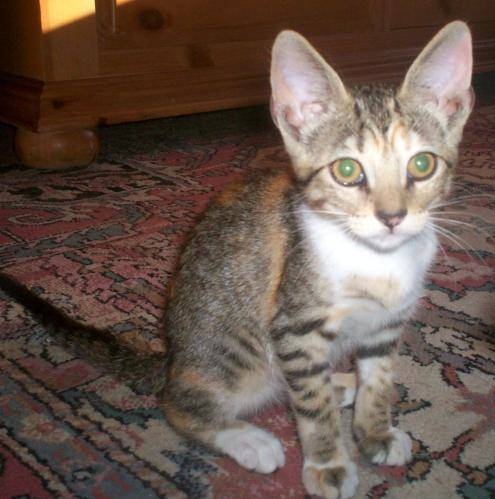
#> input picture Lab/chapter13_deep_learning/cat.7.jpg, 495 x 499 px
$ jupyter execute chapter13_conv.ipynb
#> lines starting #> are read from the running program, lines starting #| are printed output that depends on the picture
[cell 1]
from scipy.signal import convolve2d
import numpy as np
import cv2
from matplotlib import pyplot as plt

image = cv2.imread('cat.7.jpg')
#> image is the input picture: shape (499, 495, 3); mean B, G, R 77.8, 87.4, 104.9

# 轉換圖像為灰階
image = cv2.cvtColor(image, cv2.COLOR_BGR2GRAY)
#> image: shape (499, 495)

#顯示卷積前後的差異
def show_differences(kernel):
    convolved = convolve2d(image, kernel)
    fig = plt.figure(figsize=(15, 15))
    plt.subplot(121)
    plt.title('Original image')
    plt.axis('off')
    plt.imshow(image, cmap='gray')

    plt.subplot(122)
    plt.title('Convolved image')
    plt.axis('off')
    plt.imshow(convolved, cmap='gray')
    return convolved

#卷積核1,box blur(盒型模糊)通常用於去噪音
kernel = np.array([[1, 1, 1], [1, 1, 1], [1, 1, 1]])/9
dx = show_differences(kernel)

#output = show_differences(kernel)
plt.show()
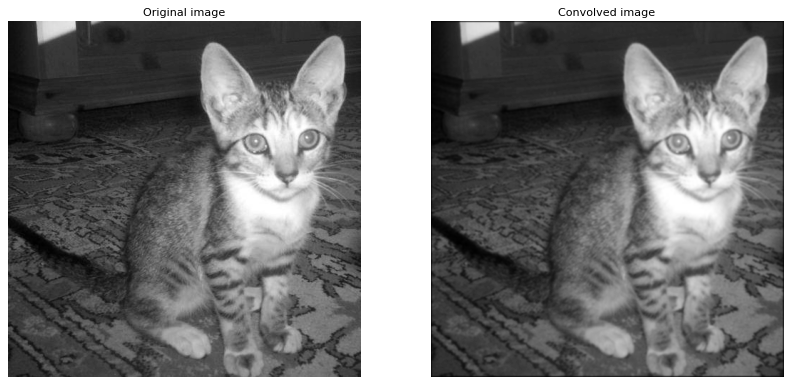
#> figure drawn by matplotlib, 2 panels

[cell 2]
fig = plt.figure(figsize=(15, 15))
plt.subplot(121)
plt.title('Convolved image')
plt.axis('off')
plt.imshow(dx, cmap='gray')

dx_relu=np.maximum(dx,0)
plt.subplot(122)
plt.title('Convolved_ReLU image')
plt.axis('off')
plt.imshow(dx_relu, cmap='gray')
plt.show()

[cell 3]
def pooling(inputMap,poolSize=3,poolStride=2,mode='max'):
#> called with poolSize = 3, poolStride = 2, mode = 'max'
    in_row,in_col = np.shape(inputMap)
#> in_row = 501; in_col = 497
    out_row,out_col = int(np.floor(in_row/poolStride)),int(np.floor(in_col/poolStride))
#> out_row = 250; out_col = 248
    row_remainder,col_remainder = np.mod(in_row,poolStride),np.mod(in_col,poolStride)
#> row_remainder = 1; col_remainder = 1
    if row_remainder != 0:
        out_row +=1
#> out_row = 251
    if col_remainder != 0:
        out_col +=1
#> out_col = 249
    outputMap = np.zeros((out_row,out_col))

    temp_map = np.lib.pad(inputMap, ((0,poolSize-row_remainder),(0,poolSize-col_remainder)), 'edge')

    for r_idx in range(0,out_row):
        for c_idx in range(0,out_col):
            startX = c_idx * poolStride
            startY = r_idx * poolStride
            poolField = temp_map[startY:startY + poolSize, startX:startX + poolSize]
            poolOut = np.max(poolField)
            outputMap[r_idx,c_idx] = poolOut
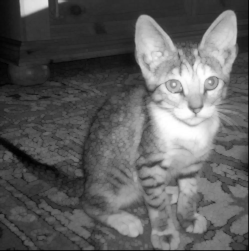
#> outputMap: shape (251, 249) float64; min 2.67, max 255, mean 97.2; drawn with min black and max white

    return  outputMap

[cell 4]
dx_relu_pooling = pooling(dx_relu)

fig = plt.figure(figsize=(15, 15))
plt.subplot(121)
plt.title('ReLU image')
plt.axis('off')
plt.imshow(dx_relu, cmap='gray')

plt.subplot(122)
plt.title('ReLU & Max Pooling image')
plt.axis('off')
plt.imshow(dx_relu_pooling, cmap='gray')

plt.show()

[cell 5]
print(dx.shape)
#| (501, 497)
print(dx_relu.shape)
#| (501, 497)
print(dx_relu_pooling.shape)
#| (251, 249)

[cell 6]
#使用更大的卷積核
kernel = np.ones((8,8),np.float32)/64
dx_64 = show_differences(kernel)
plt.show()

[cell 7]
fig = plt.figure(figsize=(15, 15))
plt.subplot(121)
plt.title('Convolved image')
plt.axis('off')
plt.imshow(dx_64, cmap='gray')

dx_relu=np.maximum(dx_64,0)
plt.subplot(122)
plt.title('Convolved_ReLU image')
plt.axis('off')
plt.imshow(dx_relu, cmap='gray')
plt.show()

[cell 8]
#卷積核2，用來捕捉邊緣(垂直方向的變化)
kernel = np.array([[-1, 0, 1], [-2, 0, 2], [-1, 0, 1]], np.float32)
dx_v = show_differences(kernel)
plt.show()

#請注意貓咪的耳朵變得較明顯了

[cell 9]
fig = plt.figure(figsize=(15, 15))
plt.subplot(121)
plt.title('Convolved image')
plt.axis('off')
plt.imshow(dx_v, cmap='gray')

dx_relu=np.maximum(dx_v,0)
plt.subplot(122)
plt.title('Convolved_ReLU image')
plt.axis('off')
plt.imshow(dx_relu, cmap='gray')
plt.show()

[cell 10]
#卷積核3，水平方向的變化
kernel = np.array([[1, 2, 1], [0, 0, 0], [-1, -2, -1]], np.float32)
dx_h = show_differences(kernel)
#> in show_differences (call 4), `convolved = convolve2d(image, kernel)`:
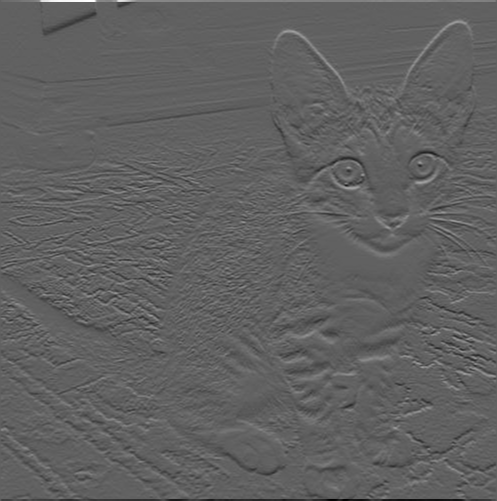
#> convolved: shape (501, 497) float32; min -568, max 922, mean 0; drawn with min black and max white

plt.show()

#現在貓咪的鬍鬚變得明顯，但耳朵部分就沒那麼明顯

[cell 11]
fig = plt.figure(figsize=(15, 15))
plt.subplot(121)
plt.title('Convolved image')
plt.axis('off')
plt.imshow(dx_h, cmap='gray')

dx_relu=np.maximum(dx_h,0)
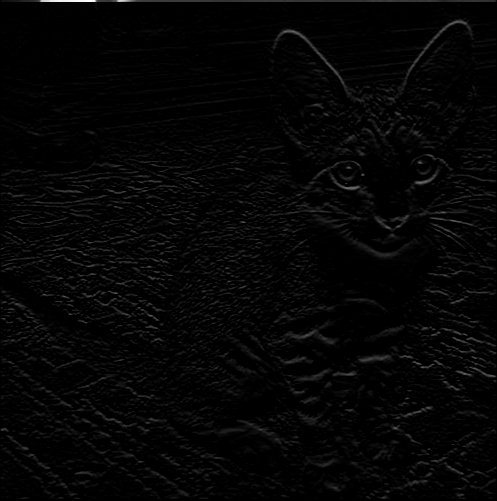
#> dx_relu: shape (501, 497) float32; min 0, max 922, mean 18.8; drawn with min black and max white
plt.subplot(122)
plt.title('Convolved_ReLU image')
plt.axis('off')
plt.imshow(dx_relu, cmap='gray')
plt.show()

[cell 12]
#dx_v,dx_h前面已經產生

mag = np.hypot(dx_v, dx_h)  #結合垂直與水平變化
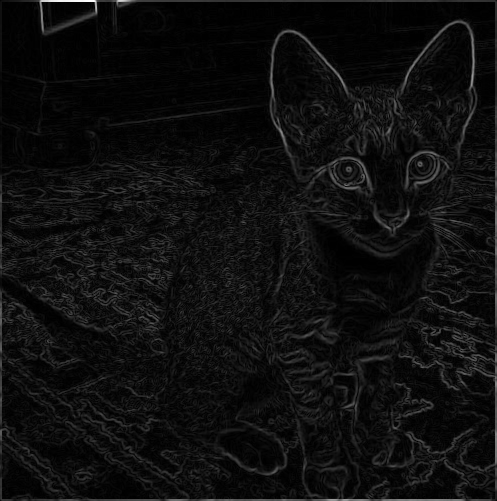
#> mag: shape (501, 497) float32; min 0, max 922, mean 54.3; drawn with min black and max white
mag *= 255.0 / np.max(mag)  # normalize (Q&D)

fig = plt.figure(figsize=(15, 15))
plt.subplot(121)
plt.title('Original image')
plt.axis('off')
plt.imshow(image, cmap='gray')

plt.subplot(122)
plt.title('Convoluted image with highlighted edges')
plt.axis('off')
plt.imshow(mag, cmap='gray')

plt.show()

#貓咪的輪廓變得明顯了

[cell 13]
fig = plt.figure(figsize=(15, 15))
plt.subplot(121)
plt.title('Convolved image')
plt.axis('off')
plt.imshow(mag, cmap='gray')

dx_relu=np.maximum(mag,0)
plt.subplot(122)
plt.title('Convolved_ReLU image')
plt.axis('off')
plt.imshow(dx_relu, cmap='gray')
plt.show()

[cell 14]
#再次卷積，ReLU，Pooling
kernel = np.array([[1, 1, 1], [1, 1, 1], [1, 1, 1]])/9
dx1 = convolve2d(dx_relu_pooling, kernel)
dx1_relu = np.maximum(dx1,0)
dx1_relu_pooling = pooling(dx1_relu)
#> call 2 of pooling, with poolSize = 3, poolStride = 2, mode = 'max'
#> after the loop in pooling (call 2), `for r_idx in range(0,out_row):`:
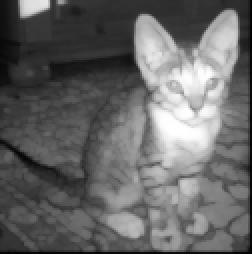
#> outputMap: shape (127, 126) float64 (shown 2 times larger); min 0.321, max 255, mean 102.7; drawn with min black and max white
fig = plt.figure(figsize=(15, 15))
plt.subplot(131)
plt.title('Convolved image')
plt.axis('off')
plt.imshow(dx1, cmap='gray')

plt.subplot(132)
plt.title('Convolved_ReLU image')
plt.axis('off')
plt.imshow(dx1_relu, cmap='gray')

plt.subplot(133)
plt.title('Convolved_ReLU_Pooling image')
plt.axis('off')
plt.imshow(dx1_relu_pooling, cmap='gray')

plt.show()

[cell 15]
print(dx1.shape)
#| (253, 251)
print(dx1_relu.shape)
#| (253, 251)
print(dx1_relu_pooling.shape)
#| (127, 126)

[cell 16]
#再重複執行3次
for i in range(3):
    kernel = np.array([[1, 1, 1], [1, 1, 1], [1, 1, 1]])/9
    dx1 = convolve2d(dx1_relu_pooling, kernel)
    dx1_relu = np.maximum(dx1,0)
    dx1_relu_pooling = pooling(dx1_relu)
#> this loop made 3 passes
#> pass 1, in pooling (call 3), `temp_map = np.lib.pad(inputMap, ((0,poolSize-row_remainder),(0,poolSiz..`:
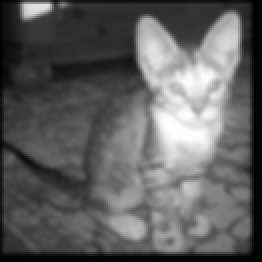
#> temp_map: shape (131, 131) float64 (shown 2 times larger); min 0.0357, max 255, mean 95.9
#> pass 1, `dx1_relu_pooling = pooling(dx1_relu)`:
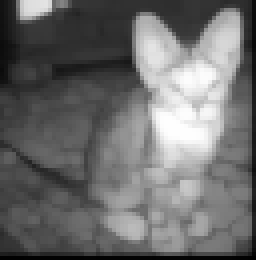
#> dx1_relu_pooling: shape (65, 64) float64 (shown 4 times larger); min 0.337, max 255, mean 109.1
#> after the loop:
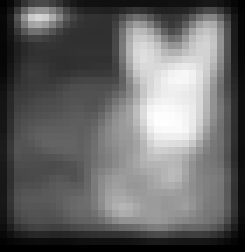
#> dx1: shape (36, 35) float64 (shown 7 times larger); min 0.025, max 254.4, mean 102.8

[cell 17]
print(dx1.shape)
#| (36, 35)
print(dx1_relu.shape)
#| (36, 35)
print(dx1_relu_pooling.shape)
#| (18, 18)

[cell 18]
fig = plt.figure(figsize=(15, 15))
plt.subplot(131)
plt.title('Convolved image')
plt.axis('off')
plt.imshow(dx1, cmap='gray')

plt.subplot(132)
plt.title('Convolved_ReLU image')
plt.axis('off')
plt.imshow(dx1_relu, cmap='gray')

plt.subplot(133)
plt.title('Convolved_ReLU_Pooling image')
plt.axis('off')
plt.imshow(dx1_relu_pooling, cmap='gray')

plt.show()
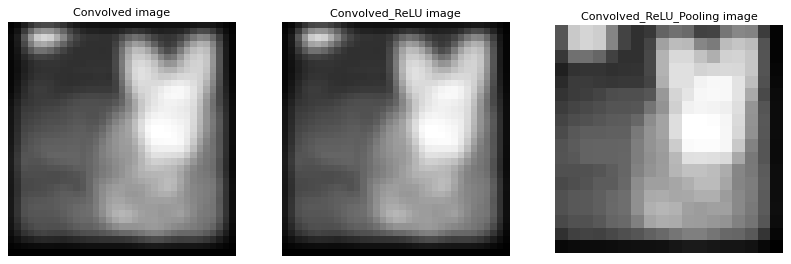
#> figure drawn by matplotlib, 3 panels
